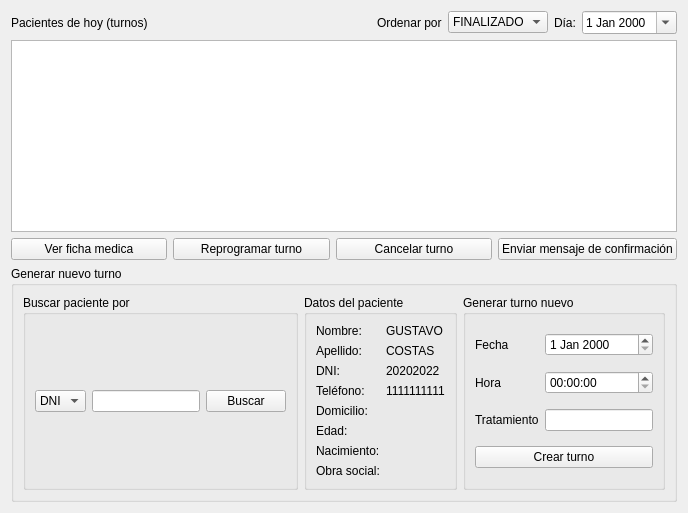
        <widget class="QWidget" name="pageTurnos">
         <layout class="QVBoxLayout" name="turnosLayout">
          <item>
           <layout class="QHBoxLayout" name="turnosTopControls">
            <item>
             <widget class="QLabel" name="labelPacientesHoyTurnos">
              <property name="text">
               <string>Pacientes de hoy (turnos)</string>
              </property>
             </widget>
            </item>
            <item>
             <spacer name="spacerTurnosTop">
              <property name="orientation">
               <enum>Qt::Orientation::Horizontal</enum>
              </property>
              <property name="sizeHint" stdset="0">
               <size>
                <width>40</width>
                <height>20</height>
               </size>
              </property>
             </spacer>
            </item>
            <item>
             <widget class="QLabel" name="labelOrdenarTurnos">
              <property name="text">
               <string>Ordenar por</string>
              </property>
             </widget>
            </item>
            <item>
             <widget class="QComboBox" name="comboOrdenTurnos">
              <item><property name="text"><string>FINALIZADO</string></property></item>
              <item><property name="text"><string>HORA</string></property></item>
              <item><property name="text"><string>NOMBRE</string></property></item>
             </widget>
            </item>
            <item>
             <widget class="QLabel" name="labelDiaTurnos">
              <property name="text">
               <string>Día:</string>
              </property>
             </widget>
            </item>
            <item>
             <widget class="QDateEdit" name="dateEditTurnos">
              <property name="calendarPopup"><bool>true</bool></property>
             </widget>
            </item>
           </layout>
          </item>
          <item>
           <widget class="QTableWidget" name="tableTurnos"/>
          </item>
          <item>
           <layout class="QHBoxLayout" name="turnosActions">
            <item>
             <widget class="QPushButton" name="btnVerFichaTurno">
              <property name="text"><string>Ver ficha medica</string></property>
             </widget>
            </item>
            <item>
             <widget class="QPushButton" name="btnReprogramarTurno">
              <property name="text"><string>Reprogramar turno</string></property>
             </widget>
            </item>
            <item>
             <widget class="QPushButton" name="btnCancelarTurno">
              <property name="text"><string>Cancelar turno</string></property>
             </widget>
            </item>
            <item>
             <widget class="QPushButton" name="btnEnviarConfirmacion">
              <property name="text"><string>Enviar mensaje de confirmación</string></property>
             </widget>
            </item>
           </layout>
          </item>
          <item>
           <widget class="QGroupBox" name="groupNuevoTurno">
            <property name="title">
             <string>Generar nuevo turno</string>
            </property>
            <layout class="QHBoxLayout" name="nuevoTurnoLayout">
             <item>
              <widget class="QGroupBox" name="groupBuscarPacienteTurno">
               <property name="title"><string>Buscar paciente por</string></property>
               <layout class="QGridLayout" name="gridBuscarTurno">
                <item row="0" column="0"><widget class="QComboBox" name="comboBuscarPorTurno"><item><property name="text"><string>DNI</string></property></item></widget></item>
                <item row="0" column="1"><widget class="QLineEdit" name="editBuscarTurno"/></item>
                <item row="0" column="2"><widget class="QPushButton" name="btnBuscarTurno"><property name="text"><string>Buscar</string></property></widget></item>
               </layout>
              </widget>
             </item>
             <item>
              <widget class="QGroupBox" name="groupDatosPacienteTurno">
               <property name="title"><string>Datos del paciente</string></property>
               <layout class="QFormLayout" name="formDatosPacienteTurno">
                <item row="0" column="0"><widget class="QLabel" name="lblDPNombre"><property name="text"><string>Nombre:</string></property></widget></item>
                <item row="0" column="1"><widget class="QLabel" name="valDPNombre"><property name="text"><string>GUSTAVO</string></property></widget></item>
                <item row="1" column="0"><widget class="QLabel" name="lblDPApellido"><property name="text"><string>Apellido:</string></property></widget></item>
                <item row="1" column="1"><widget class="QLabel" name="valDPApellido"><property name="text"><string>COSTAS</string></property></widget></item>
                <item row="2" column="0"><widget class="QLabel" name="lblDPDni"><property name="text"><string>DNI:</string></property></widget></item>
                <item row="2" column="1"><widget class="QLabel" name="valDPDni"><property name="text"><string>20202022</string></property></widget></item>
                <item row="3" column="0"><widget class="QLabel" name="lblDPTel"><property name="text"><string>Teléfono:</string></property></widget></item>
                <item row="3" column="1"><widget class="QLabel" name="valDPTel"><property name="text"><string>1111111111</string></property></widget></item>
                <item row="4" column="0"><widget class="QLabel" name="lblDPDomicilio"><property name="text"><string>Domicilio:</string></property></widget></item>
                <item row="4" column="1"><widget class="QLabel" name="valDPDomicilio"><property name="text"><string></string></property></widget></item>
                <item row="5" column="0"><widget class="QLabel" name="lblDPEdad"><property name="text"><string>Edad:</string></property></widget></item>
                <item row="5" column="1"><widget class="QLabel" name="valDPEdad"><property name="text"><string></string></property></widget></item>
                <item row="6" column="0"><widget class="QLabel" name="lblDPNacimiento"><property name="text"><string>Nacimiento:</string></property></widget></item>
                <item row="6" column="1"><widget class="QLabel" name="valDPNacimiento"><property name="text"><string></string></property></widget></item>
                <item row="7" column="0"><widget class="QLabel" name="lblDPObra"><property name="text"><string>Obra social:</string></property></widget></item>
                <item row="7" column="1"><widget class="QLabel" name="valDPObra"><property name="text"><string></string></property></widget></item>
               </layout>
              </widget>
             </item>
             <item>
              <widget class="QGroupBox" name="groupGenerarTurnoNuevo">
               <property name="title"><string>Generar turno nuevo</string></property>
               <layout class="QGridLayout" name="gridGenerarTurnoNuevo">
                <item row="0" column="0"><widget class="QLabel" name="labelFechaTurno"><property name="text"><string>Fecha</string></property></widget></item>
                <item row="0" column="1"><widget class="QDateEdit" name="dateTurno"/></item>
                <item row="1" column="0"><widget class="QLabel" name="labelHoraTurno"><property name="text"><string>Hora</string></property></widget></item>
                <item row="1" column="1"><widget class="QTimeEdit" name="timeTurno"/></item>
                <item row="2" column="0"><widget class="QLabel" name="labelTratTurno"><property name="text"><string>Tratamiento</string></property></widget></item>
                <item row="2" column="1"><widget class="QLineEdit" name="editTratTurno"/></item>
                <item row="3" column="0" colspan="2"><widget class="QPushButton" name="btnCrearTurno"><property name="text"><string>Crear turno</string></property></widget></item>
               </layout>
              </widget>
             </item>
            </layout>
           </widget>
          </item>
         </layout>
        </widget>
